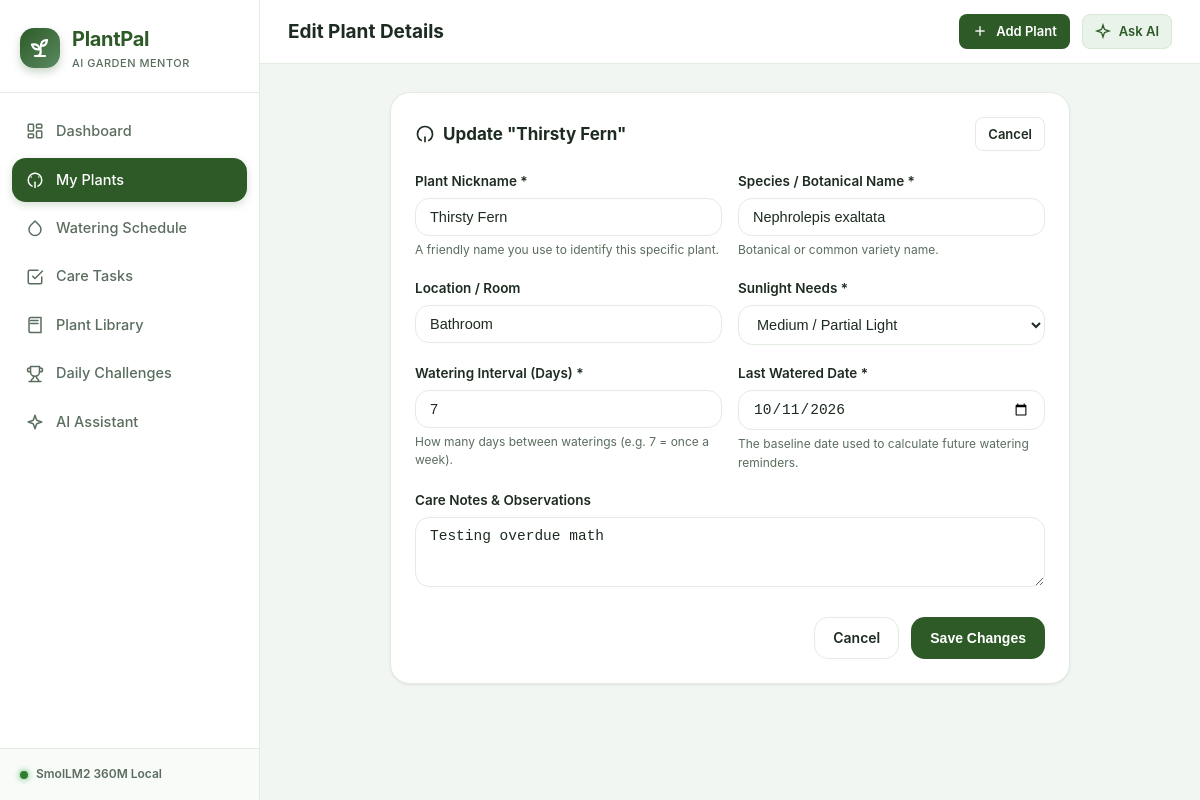
Page /plants/2/edit on the committed database.
### tables this page shows
CREATE TABLE plants (
            id INTEGER PRIMARY KEY AUTOINCREMENT,
            name TEXT NOT NULL,
            species TEXT NOT NULL,
            location TEXT,
            sunlight TEXT NOT NULL,
            watering_interval_days INTEGER NOT NULL DEFAULT 7,
            last_watered_date TEXT NOT NULL,
            notes TEXT,
            created_at TIMESTAMP DEFAULT CURRENT_TIMESTAMP
        );

### app.py (the view, shortened to what this page needs)
@app.route("/plants/<int:plant_id>/edit", methods=["GET", "POST"])
def edit_plant(plant_id):
    plant = database.get_plant(plant_id)
    if not plant:
        flash("Plant not found.", "error")
        return redirect(url_for("plants"))
    today_str = date.today().strftime("%Y-%m-%d")
    return render_template("plant_form.html", plant=plant, today=today_str, active_page="plants")

### database.py (called while the page is built)
def get_db():
    os.makedirs(INSTANCE_DIR, exist_ok=True)
    conn = sqlite3.connect(DB_PATH)
    conn.row_factory = sqlite3.Row
    conn.execute("PRAGMA foreign_keys = ON;")
    return conn

def get_plant(plant_id):
    conn = get_db()
    cursor = conn.cursor()
    cursor.execute("SELECT * FROM plants WHERE id = ?", (plant_id,))
    row = cursor.fetchone()
    conn.close()
    if row is None:
        return None
    p = dict(row)
    watering_info = calculate_watering_info(p["last_watered_date"], p["watering_interval_days"])
    p.update(watering_info)
    return p

### templates/plant_form.html (shortened to what this page needs)
{% extends "base.html" %}
{% block page_title %}{% if plant %}Edit Plant Details{% else %}Add Plant to Garden{% endif %}{% endblock %}
{% block content %}
<div class="card form-card">
  <div class="card-header">
    <div class="card-title">
      <svg width="20" height="20" viewBox="0 0 24 24" fill="none" stroke="currentColor" stroke-width="2">
        <path d="M12 22v-7"/>
        <path d="M12 3a9 9 0 0 0-9 9c0 3.6 2.1 6.7 5.2 8.1"/>
        <path d="M12 3a9 9 0 0 1 9 9c0 3.6-2.1 6.7-5.2 8.1"/>
      </svg>
      {% if plant %}Update "{{ plant.name }}"{% else %}Plant Information{% endif %}
    </div>
    <a href="{% if plant %}{{ url_for('plant_detail', plant_id=plant.id) }}{% else %}{{ url_for('plants') }}{% endif %}" class="btn btn-outline btn-sm">
      Cancel
    </a>
  </div>
  <form method="POST" action="{% if plant %}{{ url_for('edit_plant', plant_id=plant.id) }}{% else %}{{ url_for('add_plant') }}{% endif %}">
    <div class="form-row">
      <div class="form-group">
        <label class="form-label" for="name">Plant Nickname *</label>
        <input type="text" id="name" name="name" class="form-control" required
               placeholder="e.g. Emerald, Sammy, Living Room Pothos"
               value="{{ plant.name if plant else '' }}">
        <div class="form-hint">A friendly name you use to identify this specific plant.</div>
      </div>
      <div class="form-group">
        <label class="form-label" for="species">Species / Botanical Name *</label>
        <input type="text" id="species" name="species" class="form-control" required
               placeholder="e.g. Sansevieria, Epipremnum aureum, Aloe Vera"
               value="{{ plant.species if plant else '' }}">
        <div class="form-hint">Botanical or common variety name.</div>
      </div>
    </div>
    <div class="form-row">
      <div class="form-group">
        <label class="form-label" for="location">Location / Room</label>
        <input type="text" id="location" name="location" class="form-control"
               placeholder="e.g. Bedroom Window, Living Room, Balcony"
               value="{{ plant.location if plant else '' }}">
      </div>
      <div class="form-group">
        <label class="form-label" for="sunlight">Sunlight Needs *</label>
        <select id="sunlight" name="sunlight" class="form-control" required>
          <option value="Medium Light" {% if plant and plant.sunlight == 'Medium Light' %}selected{% endif %}>Medium / Partial Light</option>
        </select>
      </div>
    </div>
    <div class="form-row">
      <div class="form-group">
        <label class="form-label" for="watering_interval_days">Watering Interval (Days) *</label>
        <input type="number" id="watering_interval_days" name="watering_interval_days"
               class="form-control" min="1" max="90" required
               value="{{ plant.watering_interval_days if plant else '7' }}">
        <div class="form-hint">How many days between waterings (e.g. 7 = once a week).</div>
      </div>
      <div class="form-group">
        <label class="form-label" for="last_watered_date">Last Watered Date *</label>
        <input type="date" id="last_watered_date" name="last_watered_date"
               class="form-control" required
               value="{{ plant.last_watered_date if plant else today }}">
        <div class="form-hint">The baseline date used to calculate future watering reminders.</div>
      </div>
    </div>
    <div class="form-group">
      <label class="form-label" for="notes">Care Notes & Observations</label>
      <textarea id="notes" name="notes" class="form-control" rows="3"
                placeholder="e.g. Prefers terracotta pot; mist leaves weekly; fertilized on repotting...">{{ plant.notes if plant else '' }}</textarea>
    </div>
    <div style="display: flex; justify-content: flex-end; gap: 12px; margin-top: 24px;">
      <a href="{{ url_for('plants') }}" class="btn btn-outline">Cancel</a>
      <button type="submit" class="btn btn-primary">
        {% if plant %}Save Changes{% else %}Add to My Garden{% endif %}
      </button>
    </div>
  </form>
</div>
{% endblock %}

### static/css/style.css (style rules this page uses)
:root { --primary: #2d5a27; --primary-hover: #22471d; --primary-light: #eaf3ea; --primary-subtle: #d6e8d6; --sage: #5b8a61; --sage-light: #a3c9a8; --cream: #faf9f5; --bg-page: #f2f6f2; --surface: #ffffff; --surface-hover: #f9fbf9; --border: #e2ece1; --border-focus: #5b8a61; --text-main: #1d2b20; --text-muted: #5a6d5e; --text-light: #859889; --text-inverse: #ffffff; --status-overdue: #d32f2f; --status-overdue-bg: #ffebee; --status-today: #e65100; --status-today-bg: #fff3e0; --status-upcoming: #2e7d32; --status-upcoming-bg: #e8f5e9; --status-info: #0277bd; --status-info-bg: #e1f5fe; --accent-terra: #c86432; --accent-amber: #e59500; --sidebar-width: 260px; --header-height: 64px; --radius-sm: 8px; --radius-md: 14px; --radius-lg: 20px; --radius-full: 9999px; --shadow-sm: 0 1px 3px rgba(29, 43, 32, 0.05), 0 1px 2px rgba(29, 43, 32, 0.03); --shadow-md: 0 4px 12px rgba(29, 43, 32, 0.06), 0 1px 3px rgba(29, 43, 32, 0.04); --shadow-lg: 0 10px 25px rgba(29, 43, 32, 0.08), 0 3px 6px rgba(29, 43, 32, 0.04); --transition-fast: 150ms ease; --transition-normal: 250ms ease; }
*, *::before, *::after { box-sizing: border-box; margin: 0; padding: 0; }
body { font-family: -apple-system, BlinkMacSystemFont, "Segoe UI", Roboto, "Helvetica Neue", Arial, sans-serif; background-color: var(--bg-page); color: var(--text-main); line-height: 1.55; font-size: 15px; -webkit-font-smoothing: antialiased; }
.btn { display: inline-flex; align-items: center; justify-content: center; gap: 8px; padding: 9px 18px; border-radius: var(--radius-md); font-size: 14px; font-weight: 600; text-decoration: none; cursor: pointer; border: 1px solid transparent; transition: all var(--transition-fast); }
.btn-primary { background-color: var(--primary); color: white; }
.btn-outline { background-color: var(--surface); border-color: var(--border); color: var(--text-main); }
.btn-sm { padding: 6px 12px; font-size: 13px; border-radius: var(--radius-sm); }
.card { background-color: var(--surface); border-radius: var(--radius-lg); border: 1px solid var(--border); box-shadow: var(--shadow-sm); padding: 24px; transition: box-shadow var(--transition-fast); }
.card-header { display: flex; align-items: center; justify-content: space-between; margin-bottom: 20px; }
.card-title { font-size: 17px; font-weight: 700; color: var(--text-main); display: flex; align-items: center; gap: 8px; }
.form-card { max-width: 680px; margin: 0 auto; }
.form-group { margin-bottom: 18px; }
.form-row { display: grid; grid-template-columns: 1fr 1fr; gap: 16px; }
.form-label { display: block; font-size: 13.5px; font-weight: 600; color: var(--text-main); margin-bottom: 6px; }
.form-control { width: 100%; padding: 10px 14px; font-size: 14.5px; color: var(--text-main); background-color: var(--surface); border: 1px solid var(--border); border-radius: var(--radius-md); outline: none; transition: border-color var(--transition-fast), box-shadow var(--transition-fast); }
.form-hint { font-size: 12px; color: var(--text-muted); margin-top: 5px; }

### rows in the picture
plants: name "Thirsty Fern", species "Nephrolepis exaltata", location "Bathroom", sunlight "Medium / Partial Light", watering_interval_days "7", last_watered_date "10/11/2026", notes "Testing overdue math"
